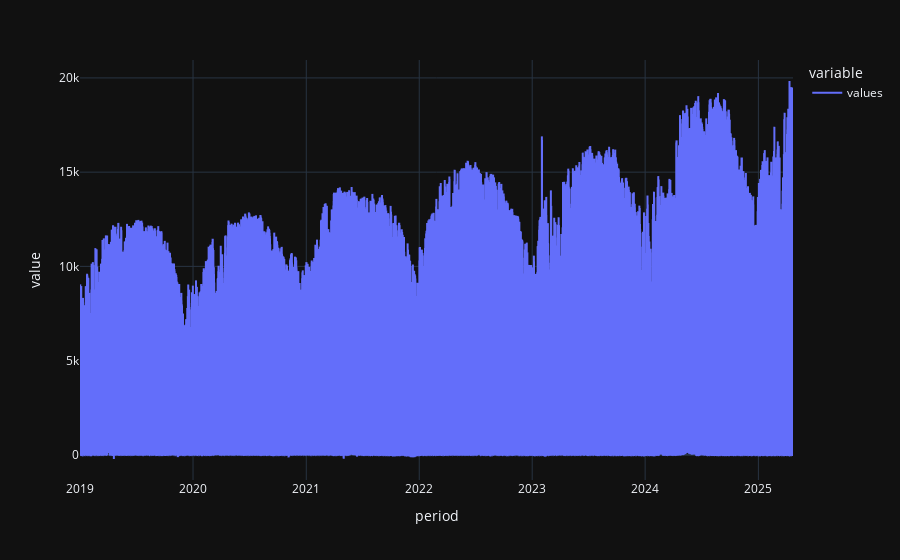

The notebook cell saved with this chart:
### Code cell
df.plot()

### Figure 1 — Plotly figure (JSON) as saved in the notebook; plotly's stock layout.template omitted (floating-point values rounded to 4 significant figures; data arrays with more than 128 entries replaced by an {"elided": "..."} marker saying what was removed)
{"data": [{"hovertemplate": "variable=values<br>period=%{x}<br>value=%{y}<extra></extra>", "legendgroup": "values", "line": {"color": "#636efa", "dash": "solid"}, "marker": {"symbol": "circle"}, "mode": "lines", "name": "values", "showlegend": true, "type": "scattergl", "x": {"elided": "55300 str values"}, "xaxis": "x", "y": {"elided": "55300 int values"}, "yaxis": "y"}], "layout": {"legend": {"title": {"text": "variable"}, "tracegroupgap": 0}, "margin": {"t": 60}, "xaxis": {"anchor": "y", "domain": [0, 1], "title": {"text": "period"}}, "yaxis": {"anchor": "x", "domain": [0, 1], "title": {"text": "value"}}}}
